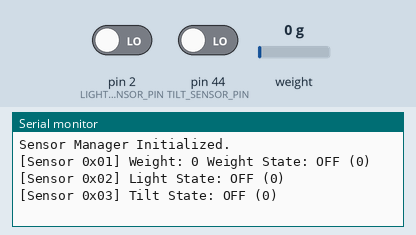
This sketch was run on a simulated Arduino Mega 2560, built with avr-gcc and run on an emulated ATmega2560. On the bench: the last lines printed to the serial monitor. The inputs (shaded band) are chosen by the test bench; at power-on: weight on the scale 0 g, pin 2 (LIGHT_SENSOR_PIN) LOW, pin 44 (TILT_SENSOR_PIN) LOW.

Above: at 2.2 s.
2.3 s: weight on the scale set to 100 g
At 4.4 s:
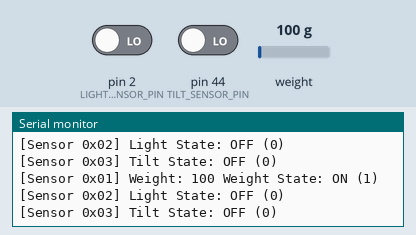
7.5 s: pin 2 (LIGHT_SENSOR_PIN) driven HIGH
11.5 s: pin 44 (TILT_SENSOR_PIN) driven HIGH
At 12.4 s:
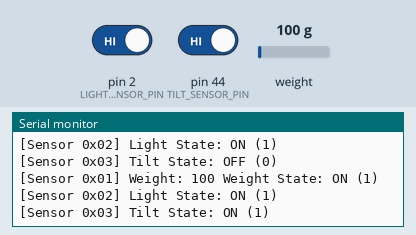
15.5 s: weight on the scale set to 1250 g
At 17.0 s:
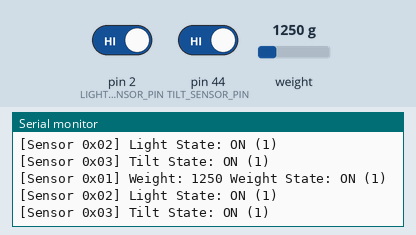

The sketch:

sensor-integration.ino
```cpp
/*
@author: Justin Chin Cheong (34140) and Abhinav Kothari (33349)
@desc: Sketch to test integration of all sensors at once
*/
// ############################### Libraries ######################################
#include <Arduino.h>
#include <HX711.h>

// ############################### Configuration and Definitions ##################
// Pins
#define LIGHT_SENSOR_PIN 2
#define LOADCELL_DOUT_PIN 43
#define LOADCELL_SCK_PIN 6
#define TILT_SENSOR_PIN 44

// Define IDs for payload encoding
#define ID_WEIGHT_SENSOR 0x01
#define ID_LIGHT_SENSOR 0x02
#define ID_TILT_SENSOR 0x03

// ############################### Data Structure ################################
// A simple struct to hold one sensor's reading
struct SensorReading
{
    uint8_t id;    // Unique for each sensor ID
    uint8_t value; // The actual value
};
// ############################### Variables ######################################
// Variables for Weight Sensor
HX711 scale;
int weightState = 0;
long weight = 0;
long weight_thres = 15.0; // Threshold [g] at which sensor alerts system

// ############################### Functions ######################################
void sensorManager_init() {
  // Weight Sensor
  scale.begin(LOADCELL_DOUT_PIN, LOADCELL_SCK_PIN); // initiliase weight sensor
  scale.set_scale(940.f); // Set the default (calibrated against scale)
  scale.tare();

  // Light Sensor
  pinMode(LIGHT_SENSOR_PIN, INPUT); // Input mode for light sensor

  // Tilt Sensor
  pinMode(TILT_SENSOR_PIN, INPUT); // Input mode for light sensor

  // End Intialisation
  Serial.println("Sensor Manager Initialized.");
}

SensorReading readWeightSensor() {
  SensorReading reading;
  reading.id = ID_WEIGHT_SENSOR;

  if (scale.is_ready()) {
    weight = scale.get_units(10);
    if (weight > weight_thres) { // If weight is above our threshold
      weightState = 1;
    } else {
      weightState = 0;
    }
  } else {
    Serial.println("HX711 not found.");
  }

  reading.value = (uint8_t)weightState; //storing state value

  Serial.print("[Sensor 0x01] Weight: ");
  Serial.print(weight);
  Serial.print(" Weight State: ");
  Serial.println(weightState == HIGH ? "ON (1)" : "OFF (0)");


  return reading;
}

SensorReading readLightSensor() {
  SensorReading reading;
  reading.id = ID_LIGHT_SENSOR;

  int lightState = digitalRead(LIGHT_SENSOR_PIN);
  reading.value = (uint8_t)lightState;

  Serial.print("[Sensor 0x02] Light State: ");
  Serial.println(lightState == HIGH ? "ON (1)" : "OFF (0)");

  return reading;
}

SensorReading readTiltSensor() {
  SensorReading reading;
  reading.id = ID_TILT_SENSOR;

  int tiltState = digitalRead(TILT_SENSOR_PIN);
  reading.value = (uint8_t)tiltState;

  Serial.print("[Sensor 0x03] Tilt State: ");
  Serial.println(tiltState == HIGH ? "ON (1)" : "OFF (0)");

  return reading;
}
// ############################### Setup ######################################
void setup() {
  Serial.begin(115200);
  sensorManager_init();
}
// ############################### Main Loop ######################################
void loop() {
  // Weight Sensor
  SensorReading weightReading = readWeightSensor();
  // Light Sensor
  SensorReading lightReading = readLightSensor();
  // Tilt Sensor
  SensorReading tiltReading = readTiltSensor();
  delay(1000);
}
```

Measured:
- after the input at 2.3 s, the serial monitor: prints a new line after 1.7 s (image 1)
- after the input at 11.5 s, the serial monitor: prints a new line after 0.53 s (image 2)
- after the input at 15.5 s, the serial monitor: prints a new line after 0.53 s (image 3)
